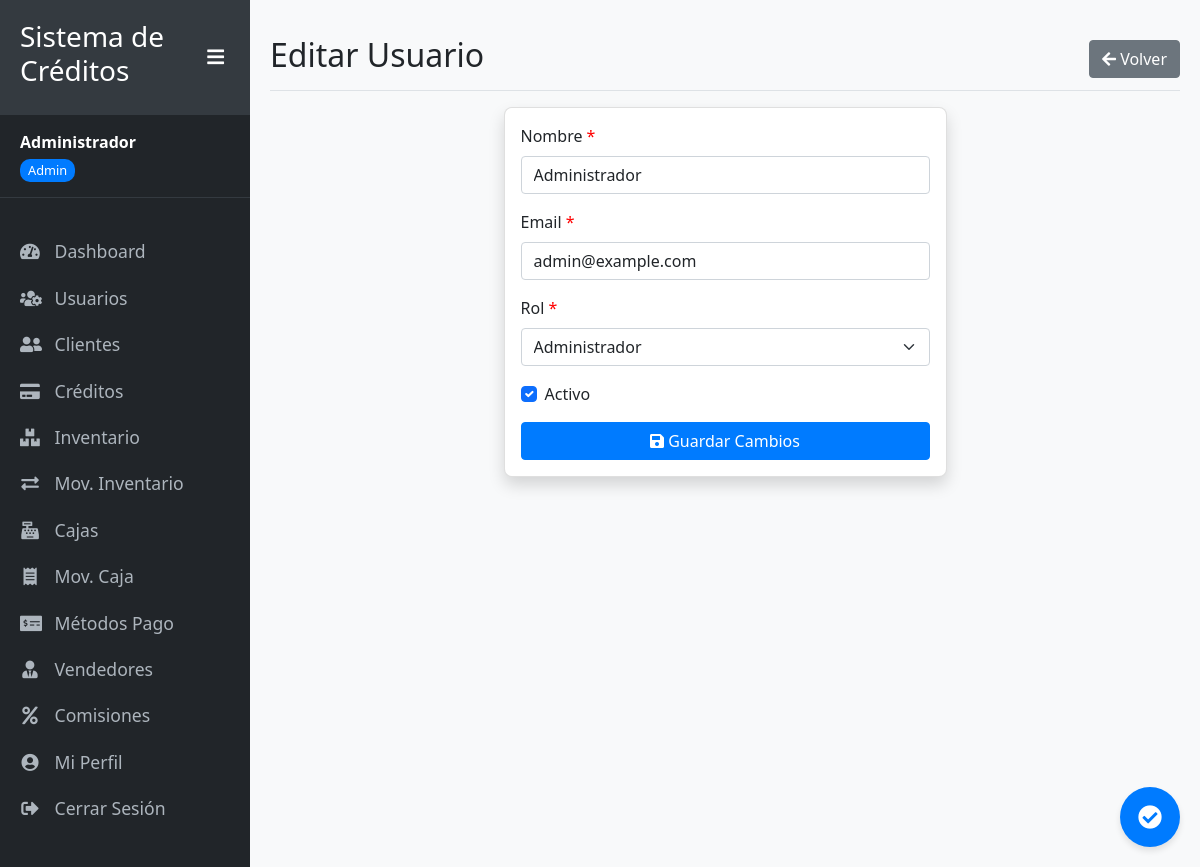
The app's page /editar_usuario/1 (signed in) with its own data.
### app_simple.py (models this page shows, shortened)
class Usuario(UserMixin, db.Model):
    id = db.Column(db.Integer, primary_key=True)
    nombre = db.Column(db.String(100), nullable=False)
    email = db.Column(db.String(100), unique=True, nullable=False)
    password_hash = db.Column(db.String(200), nullable=False)
    rol = db.Column(db.String(20), default='usuario')  # admin, usuario, cobrador, vendedor
    activo = db.Column(db.Boolean, default=True)
    fecha_creacion = db.Column(db.DateTime, default=datetime.utcnow)

### app_simple.py (the view, shortened to what this page needs)
@app.route('/editar_usuario/<int:usuario_id>', methods=['GET', 'POST'])
@login_required
def editar_usuario(usuario_id):
    if current_user.rol != 'admin':
        flash('No tienes permiso para acceder a esta página', 'danger')
        return redirect(url_for('dashboard'))
    usuario = Usuario.query.get_or_404(usuario_id)
    form = UsuarioForm(obj=usuario)
    return render_template('admin/form_usuario.html', form=form, usuario=usuario)

### app_simple.py
class UsuarioForm(FlaskForm):
    nombre = StringField('Nombre', validators=[DataRequired(), Length(min=2, max=100)])
    email = StringField('Email', validators=[DataRequired(), Email(), Length(max=100)])
    password = PasswordField('Contraseña', validators=[Length(min=6, max=100)])
    confirm_password = PasswordField('Confirmar Contraseña', validators=[Length(min=6, max=100)])  # Agregar esta línea
    rol = SelectField('Rol', choices=[('admin', 'Administrador'), ('usuario', 'Usuario'), ('cobrador', 'Cobrador'), ('vendedor', 'Vendedor')])
    activo = BooleanField('Activo', default=True)
    submit = SubmitField('Guardar')

### app_simple.py (called while the page is built)
@login_manager.user_loader
def load_user(user_id):
    return Usuario.query.get(int(user_id))

### templates/admin/form_usuario.html (shortened to what this page needs)
{% extends "layouts/base.html" %}
{% block content %}
<div class="d-flex justify-content-between flex-wrap flex-md-nowrap align-items-center pt-3 pb-2 mb-3 border-bottom">
    <h1 class="h2">{{ 'Editar' if usuario else 'Crear Nuevo' }} Usuario</h1>
    <div class="btn-toolbar mb-2 mb-md-0">
        <a href="{{ url_for('usuarios') }}" class="btn btn-secondary">
            <i class="fas fa-arrow-left"></i> Volver
        </a>
    </div>
</div>
<div class="row">
    <div class="col-md-8 col-lg-6 mx-auto">
        <div class="card shadow">
            <div class="card-body">
                <form method="POST" action="{{ url_for('editar_usuario', usuario_id=usuario.id) if usuario else url_for('crear_usuario') }}">
                    <div class="mb-3">
                        {{ form.nombre.label(class="form-label required") }}
                        {{ form.nombre(class="form-control" + (" is-invalid" if form.nombre.errors else "")) }}
                    </div>
                    <div class="mb-3">
                        {{ form.email.label(class="form-label required") }}
                        {{ form.email(class="form-control" + (" is-invalid" if form.email.errors else "")) }}
                    </div>
                    <div class="mb-3">
                        {{ form.rol.label(class="form-label required") }}
                        {{ form.rol(class="form-select" + (" is-invalid" if form.rol.errors else "")) }}
                    </div>
                    <div class="mb-3 form-check">
                        {{ form.activo(class="form-check-input") }}
                        {{ form.activo.label(class="form-check-label") }}
                    </div>
                    <div class="d-grid gap-2">
                        <button type="submit" class="btn btn-primary">
                            <i class="fas fa-save"></i> {{ 'Guardar Cambios' if usuario else 'Crear Usuario' }}
                        </button>
                    </div>
                </form>
            </div>
        </div>
    </div>
</div>
{% endblock %}

### templates/layouts/base.html (shortened to what this page needs)
<!DOCTYPE html>
<html lang="es">
<head>
    <link href="https://cdn.jsdelivr.net/npm/bootstrap@5.1.3/dist/css/bootstrap.min.css" rel="stylesheet">
    <link rel="stylesheet" href="https://cdnjs.cloudflare.com/ajax/libs/font-awesome/5.15.4/css/all.min.css">
    <link rel="stylesheet" href="{{ url_for("static", filename="css/style.css")  }}">
<link rel="stylesheet" href="{{ url_for('static', filename='css/mobile.css') }}">
</head>
<body>
    <div class="wrapper d-flex">
        {% if current_user.is_authenticated %}
        <nav id="sidebar">
            <div class="sidebar-header">
                <h3>Sistema de Créditos</h3>
                <button type="button" id="toggleSidebar" class="d-none d-md-block">
                    <i class="fas fa-bars"></i>
                </button>
            </div>
            <div class="user-info d-none d-md-block">
                <strong>{{ current_user.nombre }}</strong><br>
                <span class="user-role">{{ current_user.rol | capitalize }}</span>
            </div>
            <ul class="list-unstyled components">
                <li data-path="{{ url_for("dashboard") }}">
                    <a href="{{ url_for("dashboard") }}"><i class="fas fa-tachometer-alt"></i> <span class="menu-text">Dashboard</span></a>
                </li>
                {% if current_user.rol == "admin" %}
                <li data-path="{{ url_for("usuarios") }}">
                    <a href="{{ url_for("usuarios") }}"><i class="fas fa-users-cog"></i> <span class="menu-text">Usuarios</span></a>
                </li>
                {% endif %}
                {% if current_user.rol in ["admin", "vendedor"] %}
                <li data-path="{{ url_for("clientes") }}">
                    <a href="{{ url_for("clientes") }}"><i class="fas fa-user-friends"></i> <span class="menu-text">Clientes</span></a>
                </li>
                {% endif %}
                {% if current_user.rol in ["admin", "vendedor"] %}
                <li data-path="{{ url_for("creditos") }}">
                    <a href="{{ url_for("creditos") }}"><i class="fas fa-credit-card"></i> <span class="menu-text">Créditos</span></a>
                </li>
                {% endif %}
                {% if current_user.rol == "admin" %}
                <li data-path="{{ url_for("inventario") }}">
                    <a href="{{ url_for("inventario") }}"><i class="fas fa-boxes"></i> <span class="menu-text">Inventario</span></a>
                </li>
                 <li data-path="{{ url_for("movimientos_inventario") }}">
                    <a href="{{ url_for("movimientos_inventario") }}"><i class="fas fa-exchange-alt"></i> <span class="menu-text">Mov. Inventario</span></a>
                </li>
                {% endif %}
                {% if current_user.rol == "admin" %}
                <li data-path="{{ url_for("cajas") }}">
                    <a href="{{ url_for("cajas") }}"><i class="fas fa-cash-register"></i> <span class="menu-text">Cajas</span></a>
                </li>
                 <li data-path="{{ url_for("movimientos_caja") }}">
                    <a href="{{ url_for("movimientos_caja") }}"><i class="fas fa-receipt"></i> <span class="menu-text">Mov. Caja</span></a>
                </li>
                 <li data-path="{{ url_for("metodos_pago") }}">
                    <a href="{{ url_for("metodos_pago") }}"><i class="fas fa-money-check-alt"></i> <span class="menu-text">Métodos Pago</span></a>
                </li>
                 <li data-path="{{ url_for("vendedores") }}">
                    <a href="{{ url_for("vendedores") }}"><i class="fas fa-user-tie"></i> <span class="menu-text">Vendedores</span></a>
                </li>
                 <li data-path="{{ url_for("comisiones") }}">
                    <a href="{{ url_for("comisiones") }}"><i class="fas fa-percent"></i> <span class="menu-text">Comisiones</span></a>
                </li>
                {% endif %}
                 <li data-path="{{ url_for("perfil") }}">
                    <a href="{{ url_for("perfil") }}"><i class="fas fa-user-circle"></i> <span class="menu-text">Mi Perfil</span></a>
                </li>
                <li>
                    <a href="{{ url_for("logout") }}"><i class="fas fa-sign-out-alt"></i> <span class="menu-text">Cerrar Sesión</span></a>
                </li>
            </ul>
        </nav>
        {% endif %}
        <div id="content" class="{% if not current_user.is_authenticated %}w-100{% endif %}">
            {% block content %}{% endblock %}
            {% if current_user.is_authenticated %}
            <button type="button" id="sync-button" class="sync-button" data-bs-toggle="tooltip" data-bs-placement="left" title="Datos sincronizados">
                <i class="fas fa-check-circle"></i>
            </button>
            {% endif %}
        </div>
    </div>
</body>
</html>

### static/css/style.css (style rules this page uses)
body { font-family: 'Segoe UI', Tahoma, Geneva, Verdana, sans-serif; background-color: #f8f9fa; overflow-x: hidden; }
.wrapper { display: flex; width: 100%; overflow: hidden; }
#sidebar { min-width: 250px; max-width: 250px; min-height: 100vh; background: #212529; color: #fff; transition: all 0.3s; z-index: 1000; }
#sidebar .sidebar-header { padding: 20px; background: #343a40; display: flex; justify-content: space-between; align-items: center; }
#sidebar ul.components { padding: 20px 0; }
#sidebar ul li a { padding: 10px 20px; font-size: 1.1em; display: block; color: #adb5bd; text-decoration: none; transition: all 0.3s; position: relative; white-space: nowrap; }
#sidebar ul li a i { margin-right: 10px; width: 20px; text-align: center; }
.user-info { padding: 15px 20px; border-bottom: 1px solid #343a40; margin-bottom: 10px; white-space: nowrap; overflow: hidden; text-overflow: ellipsis; }
.user-role { display: inline-block; font-size: 0.8em; padding: 2px 8px; border-radius: 10px; background-color: #007bff; color: white; margin-top: 5px; }
#content { width: 100%; padding: 20px; min-height: 100vh; transition: all 0.3s; overflow-y: auto; }
#toggleSidebar { background: transparent; border: none; color: white; font-size: 1.2em; cursor: pointer; }
.card { border-radius: 0.5rem; box-shadow: 0 0.125rem 0.25rem rgba(0, 0, 0, 0.075); margin-bottom: 1.5rem; }
.form-label.required::after { content: " *"; color: red; }
.btn { border-radius: 0.25rem; font-weight: 500; }
.btn-primary { background-color: #007bff; border-color: #007bff; }
.sync-button { position: fixed; bottom: 20px; right: 20px; width: 60px; height: 60px; border-radius: 50%; background-color: #007bff; color: white; display: flex; justify-content: center; align-items: center; box-shadow: 0 4px 6px rgba(0, 0, 0, 0.1); z-index: 1000; cursor: pointer; border: none; }
.sync-button i { font-size: 24px; }
body { padding-top: 60px; }
@media (min-width: 768px) { body { padding-top: 0; } }

### records on screen
Usuario: nombre "Administrador", rol "Admin", email "admin@example.com", rol "Administrador", activo "☑"

### other values on screen
{{ 'Editar' if usuario else 'Crear Nuevo' }} "Editar"
{{ 'Guardar Cambios' if usuario else 'Crear Usuario' }} "Guardar Cambios"
